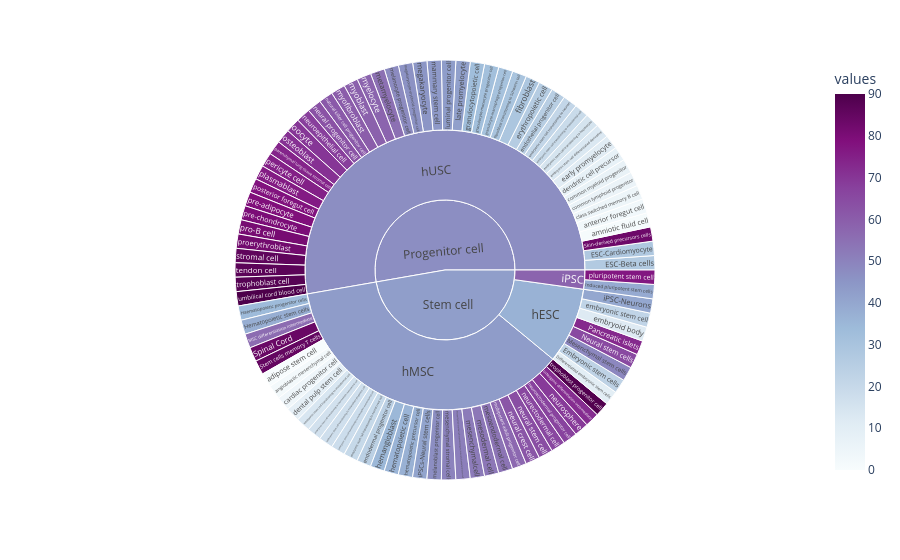

The notebook cell this image was saved under:
### Code cell
fig = px.sunburst(df, path=['parent', 'label', 'cell_type'], color='values', color_continuous_scale='BuPu')

# pio.renderers.default = 'kaleido'
pio.show(fig)

# pio.write_image(fig, 'sunburst.png', width=800, height=800, scale=3)

### Figure 1 — Plotly figure (JSON) as saved in the notebook; plotly's stock layout.template omitted (floating-point values rounded to 4 significant figures)
{"data": [{"branchvalues": "total", "customdata": [[10], [27], [28], [23], [34], [38], [39], [56], [49], [65], [73], [83], [84], [85], [0], [1], [2], [3], [4], [5], [6], [7], [8], [9], [11], [12], [22], [13], [14], [15], [16], [17], [19], [18], [20], [21], [24], [25], [26], [29], [30], [31], [32], [33], [35], [36], [37], [40], [41], [42], [43], [44], [45], [46], [47], [48], [50], [51], [52], [53], [54], [55], [57], [58], [59], [60], [61], [62], [63], [64], [66], [67], [68], [69], [70], [71], [72], [74], [75], [76], [77], [78], [79], [80], [81], [82], [86], [87], [88], [89], [90], [36.75], [43.12], [47.12], [58], [47.12], [42.63]], "domain": {"x": [0, 1], "y": [0, 1]}, "hovertemplate": "labels=%{label}<br>count=%{value}<br>parent=%{parent}<br>id=%{id}<br>values=%{color}<extra></extra>", "ids": ["Stem cell/hESC/Differentiated embryonic stem cells", "Progenitor cell/hUSC/ESC-Beta cells", "Progenitor cell/hUSC/ESC-Cardiomyocyte", "Stem cell/hESC/Embryonic stem cells", "Stem cell/hMSC/Haematopoietic progenitor cells", "Stem cell/hMSC/Hematopoietic stem cells", "Stem cell/iPSC/Induced pluripotent stem cells", "Stem cell/hMSC/MSC differentiation intermediate", "Stem cell/hESC/Mesenchymal stem cells", "Stem cell/hESC/Neural stem cells", "Stem cell/hESC/Pancreatic islets", "Progenitor cell/hUSC/Skin-derived precursors cells", "Stem cell/hMSC/Spinal Cord", "Stem cell/hMSC/Stem cells memory T cells", "Stem cell/hMSC/adipose stem cell", "Progenitor cell/hUSC/amniotic fluid cell", "Stem cell/hMSC/angioblastic mesenchymal cell", "Progenitor cell/hUSC/anterior foregut cell", "Stem cell/hMSC/cardiac progenitor cell", "Progenitor cell/hUSC/class switched memory B cell", "Progenitor cell/hUSC/common lymphoid progenitor", "Progenitor cell/hUSC/common myeloid progenitor", "Progenitor cell/hUSC/dendritic cell precursor", "Stem cell/hMSC/dental pulp stem cell", "Progenitor cell/hUSC/early promyelocyte", "Stem cell/hESC/embryoid body", "Stem cell/hESC/embryonic stem cell", "Progenitor cell/hUSC/embryonic stem cell differentiated derivative", "Stem cell/hMSC/embryonic stem cell transitioning to endodermal cell", "Progenitor cell/hUSC/embryonic stem cell transitioning to hepatocyte", "Stem cell/hMSC/embryonic stem cell transitioning to intermediate mesodermal cell", "Stem cell/hMSC/embryonic stem cell transitioning to melanoblast progenitor cell", "Progenitor cell/hUSC/embryonic stem cell transitioning to mesodermal cell", "Stem cell/hMSC/embryonic stem cell transitioning to metanephric mesenchymal cell", "Stem cell/hMSC/embryonic stem cell transitioning to neural crest cell", "Progenitor cell/hUSC/embryonic stem cell transitioning to neuron", "Stem cell/hMSC/endodermal progenitor cell", "Progenitor cell/hUSC/endothelial progenitor cell", "Progenitor cell/hUSC/erythropoietic cell", "Progenitor cell/hUSC/fibroblast", "Progenitor cell/hUSC/fibroblast transitioning to Schwann cell", "Progenitor cell/hUSC/granulocyte-macrophage progenitor cell", "Progenitor cell/hUSC/granulocyte-monocyte progenitor cell", "Progenitor cell/hUSC/granulocytopoietic cell", "Stem cell/hMSC/hemangioblast", "Stem cell/hMSC/hematopoietic cell", "Stem cell/hMSC/hematopoietic precursor cell", "Stem cell/hESC/iPSC-Neurons", "Stem cell/hMSC/iPSCs-Neural stem cells", "Progenitor cell/hUSC/late promyelocyte", "Progenitor cell/hUSC/luminal progenitor cell", "Progenitor cell/hUSC/mammary stem cell", "Progenitor cell/hUSC/megakaryocyte", "Progenitor cell/hUSC/megakaryocyte-erythroid progenitor cell", "Stem cell/hMSC/melanoblast progenitor cell", "Progenitor cell/hUSC/melanocyte progenitor cell", "Stem cell/hMSC/mesenchymal stromal cell", "Stem cell/hMSC/mesenchymal stromal cell transitioning to induced pluripotent stem cell", "Stem cell/hMSC/mesenchymalcell", "Stem cell/hMSC/mesodermal cell", "Stem cell/hMSC/mesoendodermal cell", "Progenitor cell/hUSC/metamyelocyte", "Stem cell/hMSC/multipotent adult progenitor cell", "Progenitor cell/hUSC/myelocyte", "Progenitor cell/hUSC/myoblast", "Progenitor cell/hUSC/myofibroblast", "Progenitor cell/hUSC/natural killer cell progenitor cell", "Stem cell/hMSC/neural crest cell", "Progenitor cell/hUSC/neural progenitor cell", "Stem cell/hMSC/neural stem cell", "Stem cell/hMSC/neurectodermal cell", "Stem cell/hMSC/neuroectodermal progenitor cell", "Progenitor cell/hUSC/neuroepithelial cell", "Stem cell/hMSC/neurosphere", "Progenitor cell/hUSC/oocyte", "Progenitor cell/hUSC/osteoblast", "Stem cell/hMSC/osteogenic differentiation intermediate", "Progenitor cell/hUSC/parenchymal lung tissue stromal cell", "Progenitor cell/hUSC/pericyte cell", "Progenitor cell/hUSC/plasmablast", "Stem cell/iPSC/pluripotent stem cell", "Progenitor cell/hUSC/posterior foregut cell", "Progenitor cell/hUSC/pre-adipocyte", "Progenitor cell/hUSC/pre-chondrocyte", "Progenitor cell/hUSC/pro-B cell", "Progenitor cell/hUSC/proerythroblast", "Progenitor cell/hUSC/stromal cell", "Progenitor cell/hUSC/tendon cell", "Progenitor cell/hUSC/trophoblast cell", "Stem cell/hMSC/trophoblast progenitor cell", "Progenitor cell/hUSC/umbilical cord blood cell", "Stem cell/hESC", "Stem cell/hMSC", "Progenitor cell/hUSC", "Stem cell/iPSC", "Progenitor cell", "Stem cell"], "labels": ["Differentiated embryonic stem cells", "ESC-Beta cells", "ESC-Cardiomyocyte", "Embryonic stem cells", "Haematopoietic progenitor cells", "Hematopoietic stem cells", "Induced pluripotent stem cells", "MSC differentiation intermediate", "Mesenchymal stem cells", "Neural stem cells", "Pancreatic islets", "Skin-derived precursors cells", "Spinal Cord", "Stem cells memory T cells", "adipose stem cell", "amniotic fluid cell", "angioblastic mesenchymal cell", "anterior foregut cell", "cardiac progenitor cell", "class switched memory B cell", "common lymphoid progenitor", "common myeloid progenitor", "dendritic cell precursor", "dental pulp stem cell", "early promyelocyte", "embryoid body", "embryonic stem cell", "embryonic stem cell differentiated derivative", "embryonic stem cell transitioning to endodermal cell", "embryonic stem cell transitioning to hepatocyte", "embryonic stem cell transitioning to intermediate mesodermal cell", "embryonic stem cell transitioning to melanoblast progenitor cell", "embryonic stem cell transitioning to mesodermal cell", "embryonic stem cell transitioning to metanephric mesenchymal cell", "embryonic stem cell transitioning to neural crest cell", "embryonic stem cell transitioning to neuron", "endodermal progenitor cell", "endothelial progenitor cell", "erythropoietic cell", "fibroblast", "fibroblast transitioning to Schwann cell", "granulocyte-macrophage progenitor cell", "granulocyte-monocyte progenitor cell", "granulocytopoietic cell", "hemangioblast", "hematopoietic cell", "hematopoietic precursor cell", "iPSC-Neurons", "iPSCs-Neural stem cells", "late promyelocyte", "luminal progenitor cell", "mammary stem cell", "megakaryocyte", "megakaryocyte-erythroid progenitor cell", "melanoblast progenitor cell", "melanocyte progenitor cell", "mesenchymal stromal cell", "mesenchymal stromal cell transitioning to induced pluripotent stem cell", "mesenchymalcell", "mesodermal cell", "mesoendodermal cell", "metamyelocyte", "multipotent adult progenitor cell", "myelocyte", "myoblast", "myofibroblast", "natural killer cell progenitor cell", "neural crest cell", "neural progenitor cell", "neural stem cell", "neurectodermal cell", "neuroectodermal progenitor cell", "neuroepithelial cell", "neurosphere", "oocyte", "osteoblast", "osteogenic differentiation intermediate", "parenchymal lung tissue stromal cell", "pericyte cell", "plasmablast", "pluripotent stem cell", "posterior foregut cell", "pre-adipocyte", "pre-chondrocyte", "pro-B cell", "proerythroblast", "stromal cell", "tendon cell", "trophoblast cell", "trophoblast progenitor cell", "umbilical cord blood cell", "hESC", "hMSC", "hUSC", "iPSC", "Progenitor cell", "Stem cell"], "marker": {"coloraxis": "coloraxis", "colors": [10, 27, 28, 23, 34, 38, 39, 56, 49, 65, 73, 83, 84, 85, 0, 1, 2, 3, 4, 5, 6, 7, 8, 9, 11, 12, 22, 13, 14, 15, 16, 17, 19, 18, 20, 21, 24, 25, 26, 29, 30, 31, 32, 33, 35, 36, 37, 40, 41, 42, 43, 44, 45, 46, 47, 48, 50, 51, 52, 53, 54, 55, 57, 58, 59, 60, 61, 62, 63, 64, 66, 67, 68, 69, 70, 71, 72, 74, 75, 76, 77, 78, 79, 80, 81, 82, 86, 87, 88, 89, 90, 36.75, 43.12, 47.12, 58, 47.12, 42.63]}, "name": "", "parents": ["Stem cell/hESC", "Progenitor cell/hUSC", "Progenitor cell/hUSC", "Stem cell/hESC", "Stem cell/hMSC", "Stem cell/hMSC", "Stem cell/iPSC", "Stem cell/hMSC", "Stem cell/hESC", "Stem cell/hESC", "Stem cell/hESC", "Progenitor cell/hUSC", "Stem cell/hMSC", "Stem cell/hMSC", "Stem cell/hMSC", "Progenitor cell/hUSC", "Stem cell/hMSC", "Progenitor cell/hUSC", "Stem cell/hMSC", "Progenitor cell/hUSC", "Progenitor cell/hUSC", "Progenitor cell/hUSC", "Progenitor cell/hUSC", "Stem cell/hMSC", "Progenitor cell/hUSC", "Stem cell/hESC", "Stem cell/hESC", "Progenitor cell/hUSC", "Stem cell/hMSC", "Progenitor cell/hUSC", "Stem cell/hMSC", "Stem cell/hMSC", "Progenitor cell/hUSC", "Stem cell/hMSC", "Stem cell/hMSC", "Progenitor cell/hUSC", "Stem cell/hMSC", "Progenitor cell/hUSC", "Progenitor cell/hUSC", "Progenitor cell/hUSC", "Progenitor cell/hUSC", "Progenitor cell/hUSC", "Progenitor cell/hUSC", "Progenitor cell/hUSC", "Stem cell/hMSC", "Stem cell/hMSC", "Stem cell/hMSC", "Stem cell/hESC", "Stem cell/hMSC", "Progenitor cell/hUSC", "Progenitor cell/hUSC", "Progenitor cell/hUSC", "Progenitor cell/hUSC", "Progenitor cell/hUSC", "Stem cell/hMSC", "Progenitor cell/hUSC", "Stem cell/hMSC", "Stem cell/hMSC", "Stem cell/hMSC", "Stem cell/hMSC", "Stem cell/hMSC", "Progenitor cell/hUSC", "Stem cell/hMSC", "Progenitor cell/hUSC", "Progenitor cell/hUSC", "Progenitor cell/hUSC", "Progenitor cell/hUSC", "Stem cell/hMSC", "Progenitor cell/hUSC", "Stem cell/hMSC", "Stem cell/hMSC", "Stem cell/hMSC", "Progenitor cell/hUSC", "Stem cell/hMSC", "Progenitor cell/hUSC", "Progenitor cell/hUSC", "Stem cell/hMSC", "Progenitor cell/hUSC", "Progenitor cell/hUSC", "Progenitor cell/hUSC", "Stem cell/iPSC", "Progenitor cell/hUSC", "Progenitor cell/hUSC", "Progenitor cell/hUSC", "Progenitor cell/hUSC", "Progenitor cell/hUSC", "Progenitor cell/hUSC", "Progenitor cell/hUSC", "Progenitor cell/hUSC", "Stem cell/hMSC", "Progenitor cell/hUSC", "Stem cell", "Stem cell", "Progenitor cell", "Stem cell", "", ""], "type": "sunburst", "values": [1, 1, 1, 1, 1, 1, 1, 1, 1, 1, 1, 1, 1, 1, 1, 1, 1, 1, 1, 1, 1, 1, 1, 1, 1, 1, 1, 1, 1, 1, 1, 1, 1, 1, 1, 1, 1, 1, 1, 1, 1, 1, 1, 1, 1, 1, 1, 1, 1, 1, 1, 1, 1, 1, 1, 1, 1, 1, 1, 1, 1, 1, 1, 1, 1, 1, 1, 1, 1, 1, 1, 1, 1, 1, 1, 1, 1, 1, 1, 1, 1, 1, 1, 1, 1, 1, 1, 1, 1, 1, 1, 8, 33, 48, 2, 48, 43]}], "layout": {"coloraxis": {"colorbar": {"title": {"text": "values"}}, "colorscale": [[0, "rgb(247,252,253)"], [0.125, "rgb(224,236,244)"], [0.25, "rgb(191,211,230)"], [0.375, "rgb(158,188,218)"], [0.5, "rgb(140,150,198)"], [0.625, "rgb(140,107,177)"], [0.75, "rgb(136,65,157)"], [0.875, "rgb(129,15,124)"], [1, "rgb(77,0,75)"]]}, "legend": {"tracegroupgap": 0}, "margin": {"t": 60}}}
